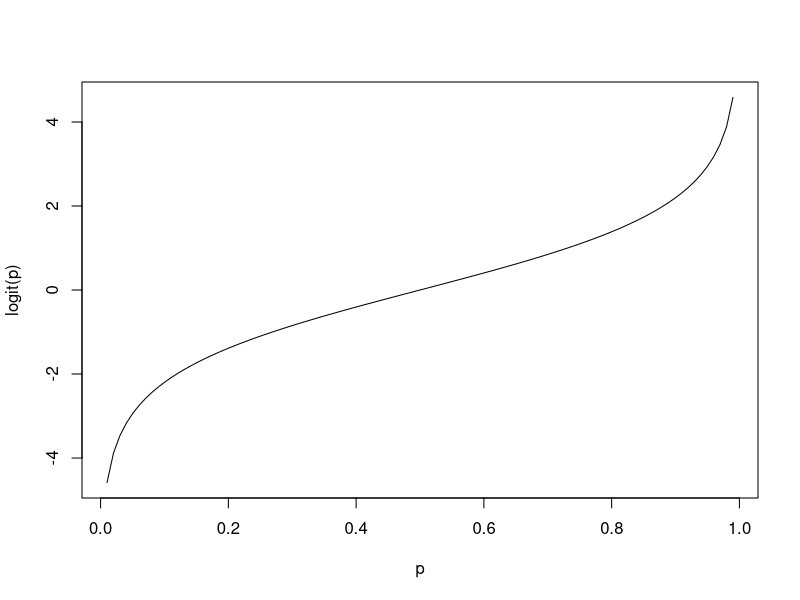
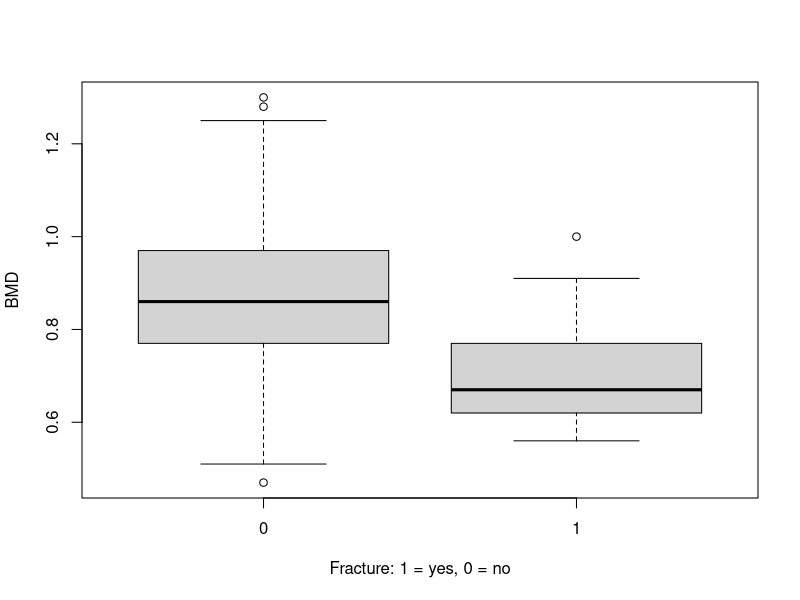
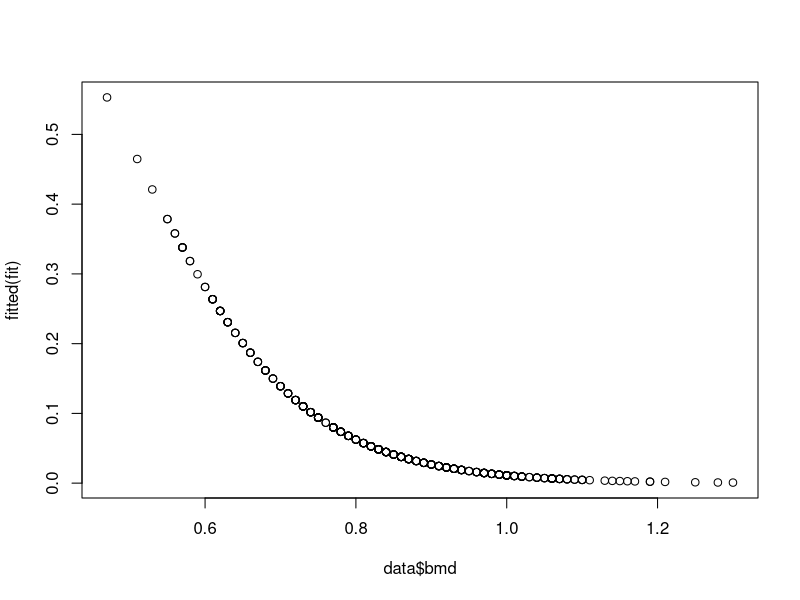
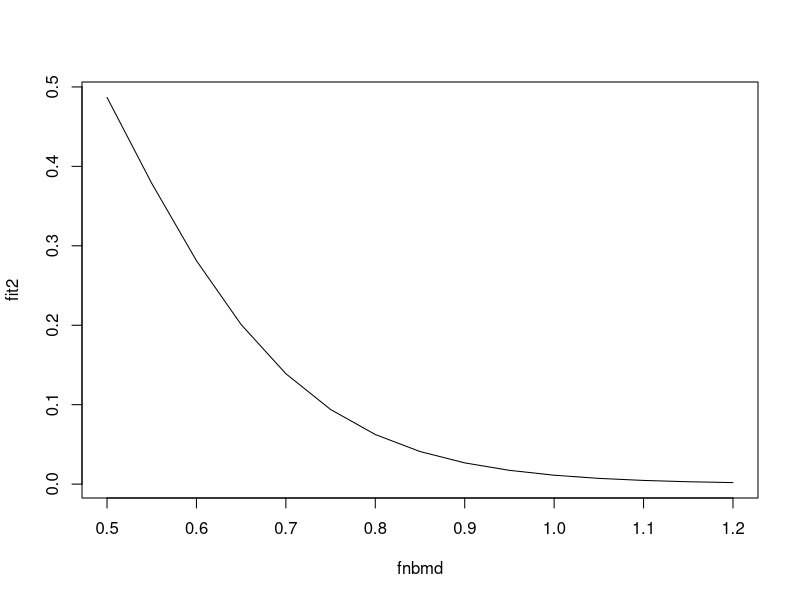

Generate these figures, in order, with R:
p <- seq(0, 1, length.out = 100)
p <- p[2 : (length(p)-1)]
logit <- function(t) {
  log(t / (1 - t))
}
plot(logit(p) ~ p, type = "l")

setwd("C:/Users/Quan/OneDrive/R Space/Dataset")
data <- read.csv(file = "fracture.csv", header = TRUE, sep = ",", na.strings = ".", nrows = 500)
names(data)
summary(data)
data <- na.omit(data)
data <- data[, c("fnbmd", "anyfx")]
colnames(data)[1] <- "bmd"
colnames(data)[2] <- "fx"
table(data$fx)
tapply(data$bmd, data$fx, mean)
boxplot(bmd ~ fx, data = data, xlab = "Fracture: 1 = yes, 0 = no", ylab = "BMD")
t.test(bmd ~ fx, data = data)
fit <- glm(fx ~ bmd, data = data, family = "binomial")
summary(fit)
exp(coefficients(fit))
# How much you reduce the odds
(1 - exp(coefficients(fit))[2]) * 100

predict(fit, type = "response")
plot(data$bmd, fitted(fit))

# Create a vector of bmd
fnbmd <- seq(0.5, 1.2, 0.05)
new.data <- data.frame(bmd = fnbmd)
fit2 <- predict(fit, new.data, type = "response")
plot(fit2 ~ fnbmd, type = "l")
